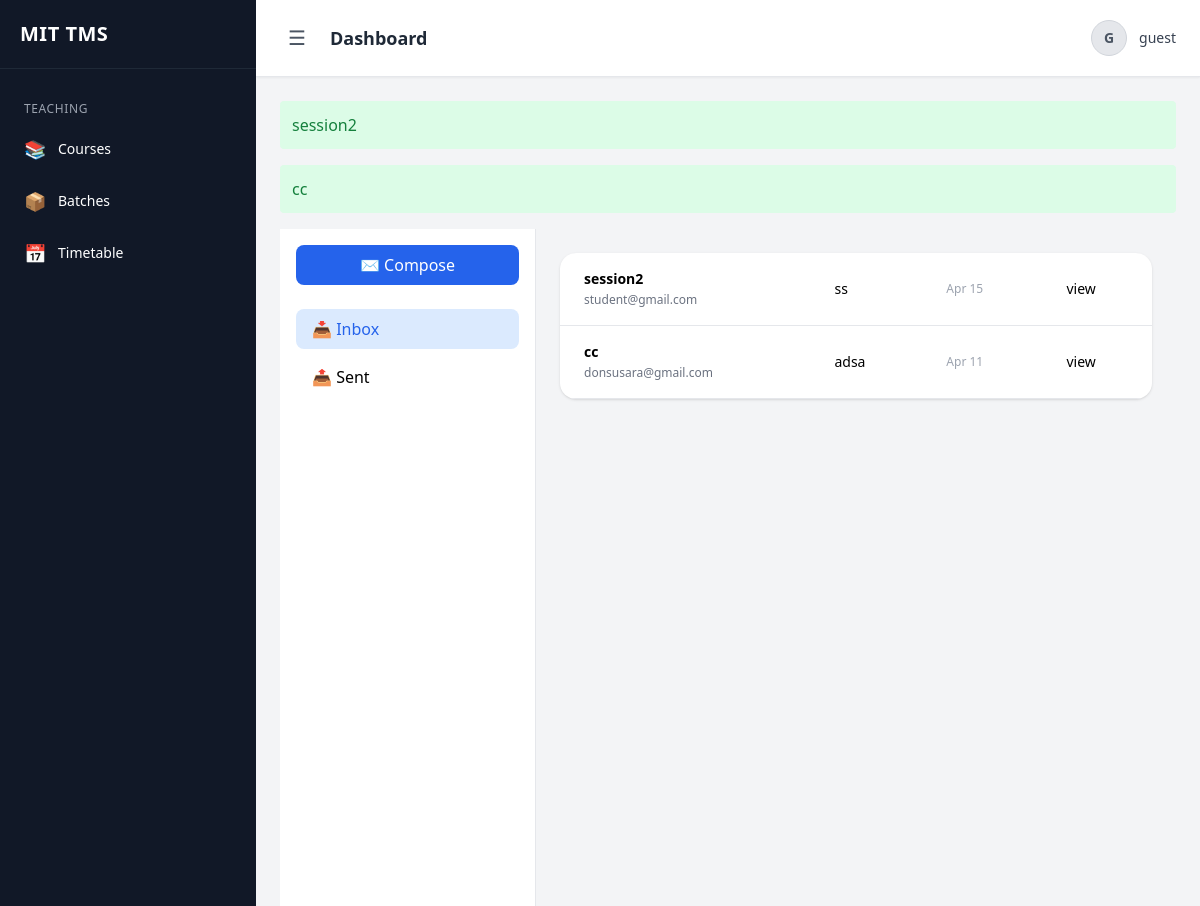
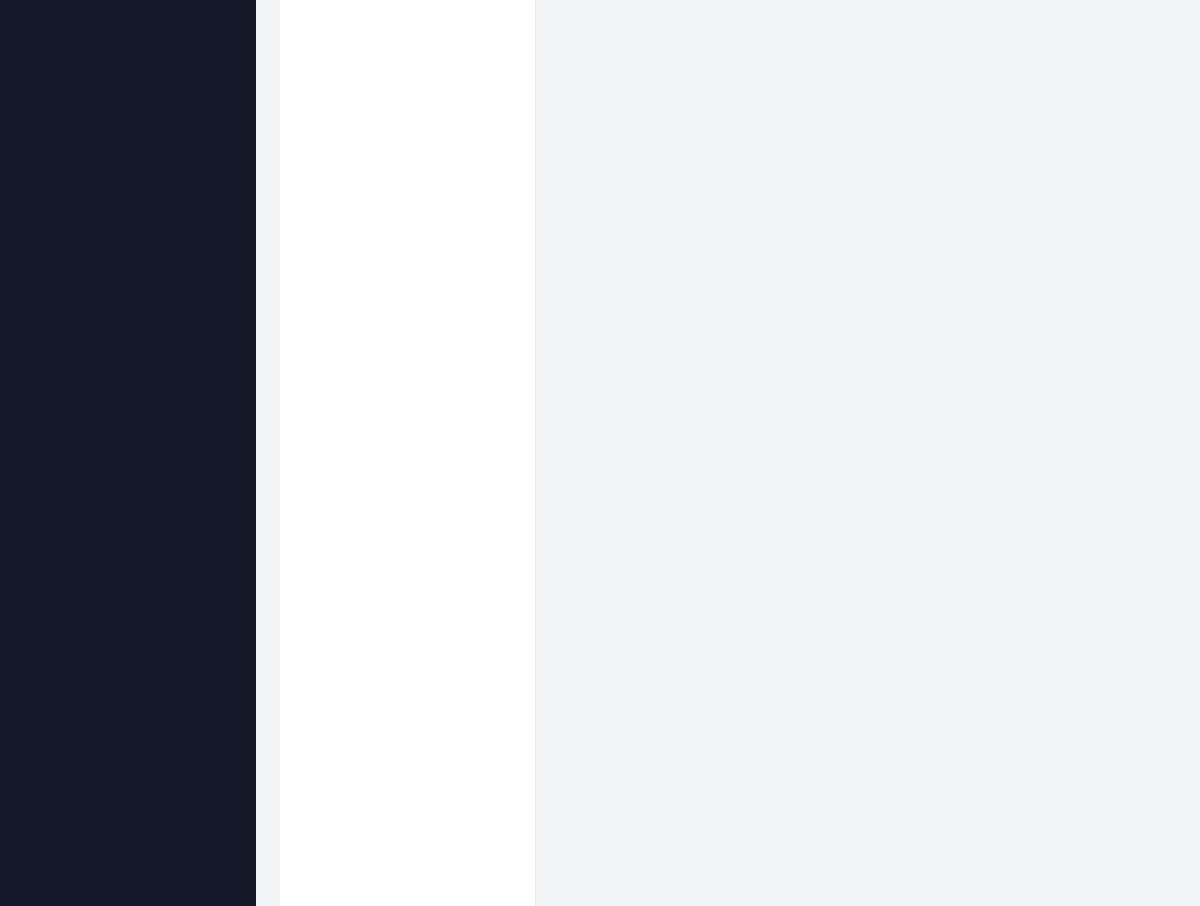
/messages/inbox/ (signed in), run on the app's committed database (2 pictures, top to bottom).
### apps/website/models.py (models this page shows)
class ContactMessage(models.Model):
    name = models.CharField(max_length=100)
    email = models.EmailField()
    message = models.TextField()
    created_at = models.DateTimeField(auto_now_add=True)
    is_read = models.BooleanField(default=False)
    def __str__(self):
        return self.name

### apps/website/views.py (the view)
# urls.py: path('messages/inbox/', InboxView.as_view(), name='inbox'),
class InboxView(LoginRequiredMixin, ListView):
    model = ContactMessage
    template_name = "core/mailbox.html"
    context_object_name = "messages"
    def get_queryset(self):
        return ContactMessage.objects.order_by('-created_at')
    def get_context_data(self, **kwargs):
        context = super().get_context_data(**kwargs)
        context['type'] = 'inbox'
        return context

### apps/core/context_processors.py (called while the page is built)
def user_roles(request):
    user = request.user
    return {
        'is_admin': user.is_authenticated and user.is_superuser,
        'is_teacher': user.is_authenticated and hasattr(user, 'teacher'),
        'is_student': user.is_authenticated and hasattr(user, 'student'),
    }

### templates/core/mailbox.html (shortened to what this page needs)
{% extends 'base.html' %}
{% block content %}
<div class="flex min-h-screen bg-gray-100">
    <div class="w-64 bg-white border-r p-4">
        <a href="{% url 'compose' %}"
           class="block bg-blue-600 text-white text-center py-2 rounded-lg mb-6">
            ✉️ Compose
        </a>
        <nav class="space-y-2">
            <a href="{% url 'inbox' %}"
               class="block px-4 py-2 rounded-lg
               {% if type == 'inbox' %}bg-blue-100 text-blue-600{% endif %}">
                📥 Inbox
            </a>
            <a href="{% url 'sent' %}"
               class="block px-4 py-2 rounded-lg
               {% if type == 'sent' %}bg-blue-100 text-blue-600{% endif %}">
                📤 Sent
            </a>
        </nav>
    </div>
    <div class="flex-1 p-6">
        <div class="bg-white rounded-2xl shadow overflow-hidden">
            <table class="w-full text-sm">
                <tbody>
                {% for msg in messages %}
                <tr class="border-b hover:bg-gray-50 cursor-pointer">
                    <td class="px-6 py-4">
                        {% if type == 'inbox' %}
                            <strong>{{ msg.name }}</strong><br>
                            <span class="text-xs text-gray-500">{{ msg.email }}</span>
                        {% else %}
                            <strong>{{ msg.to_email }}</strong><br>
                            <span class="text-xs text-gray-400">Sent Mail</span>
                        {% endif %}
                    </td>
                    <td class="px-6 py-4">
                        {{ msg.message|truncatechars:60 }}
                    </td>
                    <td class="px-6 py-4 text-xs text-gray-400">
                        {% if type == 'inbox' %}
                            {{ msg.created_at|date:"M d" }}
                        {% else %}
                            {{ msg.sent_at|date:"M d" }}
                        {% endif %}
                    </td>
                    <td class="px-6 py-4">
                       {% if type == 'inbox' %}
    <a href="{% url 'message_detail' msg.id %}"> view </a>
{% else %}
    <a href="{% url 'sent_detail' msg.id %}"> view </a>
{% endif %}
                    </td>
                </tr>
                {% endfor %}
                </tbody>
            </table>
        </div>
    </div>
</div>
{% endblock %}

### templates/base.html (shortened to what this page needs)
{% load static %}
<!DOCTYPE html>
<html lang="en">
<head>
    <script src="https://cdn.tailwindcss.com"></script>
</head>
<body class="bg-gray-100">
<div class="flex min-h-screen">
    {% include "partials/sidebar.html" %}
    <div class="flex-1 flex flex-col">
        {% include "partials/topbar.html" %}
        <main class="p-6">
            {% if messages %}
                {% for message in messages %}
                    <div class="mb-4 p-3 bg-green-100 text-green-700 rounded">
                        {{ message }}
                    </div>
                {% endfor %}
            {% endif %}
            {% block content %}
            {% endblock %}
        </main>
    </div>
</div>
</body>
</html>

### templates/partials/topbar.html (shortened to what this page needs)
<header class="bg-white shadow-sm border-b px-3 md:px-6 py-3 md:py-4 flex justify-between items-center">
    <div class="flex items-center gap-2 md:gap-4">
        <button onclick="toggleSidebar()"
                class="text-2xl md:text-xl text-gray-600 hover:text-black p-2 rounded-lg hover:bg-gray-100">
            ☰
        </button>
        <h1 class="text-sm md:text-lg font-semibold text-gray-800 truncate max-w-[120px] md:max-w-none">
            {% block header %}Dashboard{% endblock %}
        </h1>
    </div>
    <div class="relative">
        <button onclick="toggleUserMenu()"
                class="flex items-center gap-2 md:gap-3 text-sm text-gray-700 hover:text-black">
            <div class="w-8 h-8 md:w-9 md:h-9 rounded-full overflow-hidden border border-gray-300 bg-gray-200">
                {% if request.user.profile.image %}
                    <img src="{{ request.user.profile.image.url }}"
                         class="w-full h-full object-cover">
                {% else %}
                    <div class="w-full h-full flex items-center justify-center text-xs md:text-sm font-bold text-gray-600">
                        {{ request.user.username|slice:":1"|upper }}
                    </div>
                {% endif %}
            </div>
            <span class="hidden sm:block font-medium">
                {{ request.user.username }}
            </span>
        </button>
    </div>
</header>

### data on the page
ContactMessage: name "session2", email "student@gmail.com", message "ss", created_at "Apr 15"
ContactMessage: name "cc", email "donsusara@gmail.com", message "adsa", created_at "Apr 11"

### other printed values
{{ request.user.username|slice:":1"|upper }} "G"
{{ request.user.username }} "guest"
